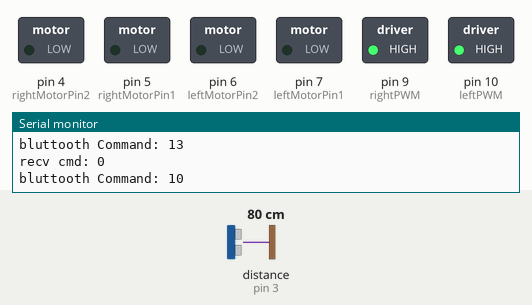
Recording of a sketch running on a simulated Arduino Uno, built with avr-gcc and run on an emulated ATmega328P. Shown: switched loads named in the sketch (green lamp = pin HIGH), the last lines printed to the serial monitor. Wiring (inferred from the names in the program): ultrasonic range finder: trigger pin 2; echo pin 3. The test bench sets the inputs (shaded band); at power-on: distance to the obstacle (sensor on pin 3) 80 cm. The echo pulse lasts 58.3 µs per cm; the modem accepts every AT command (registered, SIM ready, sends succeed) and sends nothing else; pins used as bus, display or sensor lines are not drawn.

Above: at 5.2 s.
5.3 s: distance to the obstacle (sensor on pin 3) set to 35 cm
6.8 s: distance to the obstacle (sensor on pin 3) set to 28 cm
At 8.1 s:
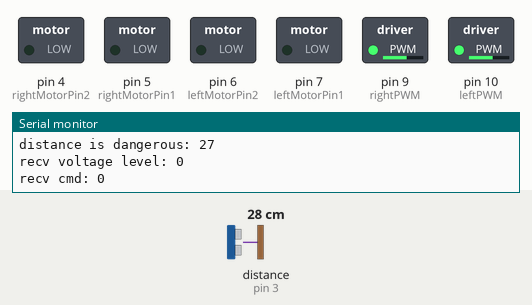
8.5 s: distance to the obstacle (sensor on pin 3) set to 94 cm
10.0 s: distance to the obstacle (sensor on pin 3) set to 103 cm
At 10.5 s:
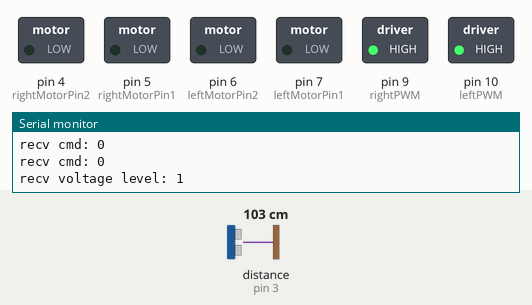
13.0 s: distance to the obstacle (sensor on pin 3) set to 2 cm
At 13.8 s:
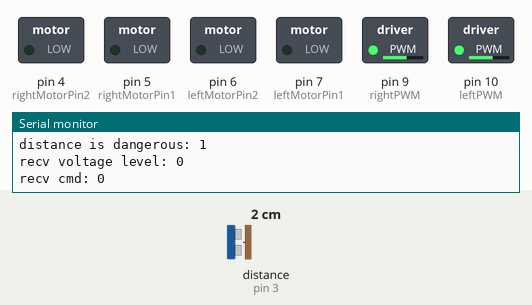
Timing chart, 0 to 15.5 s (numbered marks = the images above; inputs shaded):
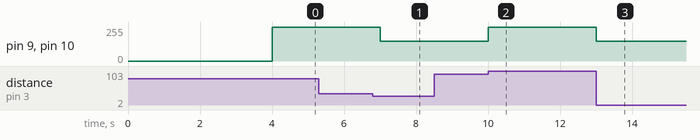

Measured:
- the behaviour switches between 32 and 31 cm on distance to the obstacle (sensor on pin 3) (found by bisection; images 0 and 1)
- the behaviour switches between 99 and 100 cm on distance to the obstacle (sensor on pin 3) (found by bisection; images 1 and 2)
- after the input at 6.8 s, pin 9 (rightPWM), pin 10 (leftPWM): 255/255 → 150/255 after 0.21 s
- after the input at 10.0 s, pin 9 (rightPWM), pin 10 (leftPWM): 150/255 → 255/255 at once
- after the input at 13.0 s, pin 9 (rightPWM), pin 10 (leftPWM): 255/255 → 150/255 at once

The sketch:

Car.ino
```cpp
#include <SoftwareSerial.h>
#include <TaskScheduler.h>

#define STOP 0
#define FORWARD 1
#define BACKWARD 2
#define TURNLEFT 3
#define TURNRIGHT 4
#define CHANGESPEED 5


#define DEFAULTVOLTAGE 150

#define MINVOLTAGE 0

#define MAXVOLTAGE 255

#define LOWSPEED 0
#define HIGHSPEED 1

SoftwareSerial bluetoothSerial(11, 12); // RX, TX

 Scheduler runner;

 void ultrasonicTaskCallback();
 void bluetoothTaskCallback();

Task bluetoothTask(150,TASK_FOREVER,&bluetoothTaskCallback, &runner, true);
Task ultrasonicTask(500,TASK_FOREVER,&ultrasonicTaskCallback, &runner,true);


// declare motor driver module ctrl pin:
int leftMotorPin1 = 7;
int leftMotorPin2 = 6;
int rightMotorPin1 = 5;
int rightMotorPin2 = 4;

int leftPWM = 10;
int rightPWM = 9;

int ultrasonicInputPin = 3;
int ultrasonicOutputPin = 2;

int motorAction = STOP;
int motorVoltage = MINVOLTAGE;
int motorSpeedLevel = HIGHSPEED;

int distance = 0;
/*
  motor ctrl matrix
  1. stop
  2. forward
  3. backward
  4. turn left
  5. turn right
*/
int ctrlMatrix[5][4] = {
  {LOW, LOW, LOW, LOW},
  {LOW, HIGH, LOW, HIGH},
  {HIGH, LOW, HIGH, LOW},
  {HIGH, LOW, LOW, HIGH},
  {LOW, HIGH, HIGH, LOW}
};


void motorRun(int cmd) {
  Serial.print("recv cmd: ");
  Serial.println(cmd);
  digitalWrite(leftMotorPin1, ctrlMatrix[cmd][0]);
  digitalWrite(leftMotorPin2, ctrlMatrix[cmd][1]);
  digitalWrite(rightMotorPin1, ctrlMatrix[cmd][2]);
  digitalWrite(rightMotorPin2, ctrlMatrix[cmd][3]);
}


void changeSpeed(int voltage) {
  Serial.print("recv voltage: ");
  Serial.println(voltage);
  analogWrite(leftPWM, voltage);
  analogWrite(rightPWM, voltage);
}

void changeSpeedLevel(int level) {
  Serial.print("recv voltage level: ");
  Serial.println(level);
  if (level == HIGHSPEED) {
    analogWrite(leftPWM, MAXVOLTAGE);
    analogWrite(rightPWM, MAXVOLTAGE);
  } else {
    analogWrite(leftPWM, DEFAULTVOLTAGE);
    analogWrite(rightPWM, DEFAULTVOLTAGE);
  }

}
void bluetoothTaskCallback() {
  if (bluetoothSerial.available()) {
    int bluetoothCmd = (int)bluetoothSerial.read();
    Serial.print("bluttooth Command: ");
    Serial.println(bluetoothCmd);
    motorCtrl(bluetoothCmd);
  }
  if (Serial.available()) {
    Serial.print("Serial available: ");
    Serial.println(Serial.read());
    bluetoothSerial.write(Serial.read());
  }
}

void ultrasonicTaskCallback() {
  int distance = getDistance();
  if (distance <= 30) {
    motorRun(STOP);
    Serial.print("distance is dangerous: ");
    Serial.println(distance);
    if (bluetoothSerial.available()) {
      bluetoothSerial.print("distance is dangerous: ");
      bluetoothSerial.println(distance);
    }
    changeSpeedLevel(LOWSPEED);
    motorRun(STOP);
  } else if (distance >= 100) {
    if (bluetoothSerial.available()) {
      bluetoothSerial.print("distance is fine,speed up: ");
      bluetoothSerial.println(distance);
    }
    motorRun(motorAction);
    changeSpeedLevel(HIGHSPEED);
  } else {
    if (bluetoothSerial.available()) {
      bluetoothSerial.print("distance is just ok: ");
      bluetoothSerial.println(distance);
    }
    motorRun(motorAction);
  }

}

void setup()
{
  // put your setup code here, to run once:
  Serial.begin(57600);
  bluetoothSerial.begin(57600);
   bluetoothSerial.print("AT");
  delay(1000);
  bluetoothSerial.println("AT+VERSION");
  delay(1000);
  bluetoothSerial.println("AT+BAUD7");
  delay(1000);
  bluetoothSerial.println("AT+NAMEarduino_car");
  delay(1000);
  // set pin mode for motor
  pinMode(leftMotorPin1, OUTPUT);
  pinMode(leftMotorPin2, OUTPUT);
  pinMode(rightMotorPin1, OUTPUT);
  pinMode(rightMotorPin2, OUTPUT);
  pinMode(leftPWM, OUTPUT);
  pinMode(rightPWM, OUTPUT);

  pinMode(ultrasonicInputPin, INPUT);
  pinMode(ultrasonicOutputPin, OUTPUT);
  changeSpeedLevel(motorSpeedLevel);
  runner.startNow();
  Serial.println("setup has been down.");
}
void motorCtrl(int cmd) {
  if (cmd >= STOP && cmd <= TURNRIGHT) {
    motorAction = cmd;
    motorRun(motorAction);
  } else if (cmd > DEFAULTVOLTAGE && cmd <= MAXVOLTAGE) {
    motorVoltage = cmd;
    changeSpeed(cmd);
  } else if (cmd == CHANGESPEED) {
    if (motorSpeedLevel == LOWSPEED) {
      motorSpeedLevel = HIGHSPEED;
    } else {
      motorSpeedLevel = LOWSPEED;
    }
    changeSpeedLevel(motorSpeedLevel);
  }

}

int getDistance () {
  digitalWrite(ultrasonicOutputPin, LOW);
  delayMicroseconds(2);
  digitalWrite(ultrasonicOutputPin, HIGH);
  delayMicroseconds(10);
  digitalWrite(ultrasonicOutputPin, LOW);

  int distance = pulseIn(ultrasonicInputPin, HIGH);
  distance = distance / 58;
  return distance > 0 ? distance: 0;
}

void loop() {
  runner.execute();
}
```
